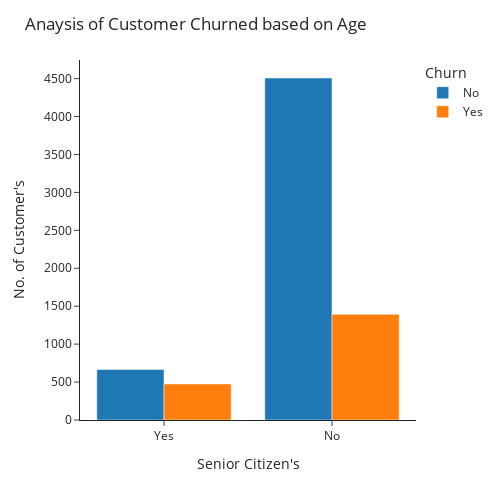

The code cell stored with this chart in its notebook:
### Markdown cell above
<font size=5><p style="color:purple"> Analysis of Churned Customer based on Age<font size=2>    
> <b><p style="color:#9C9DA1">Conclusion : </b>The no. of senior citizen churned are very high. Out of 666, 476 customer churned. According to analysis senior citizens are not satified by the services provided by company.

### Code cell
df = df.astype({'SeniorCitizen' : 'category'})

a = pd.DataFrame(df.groupby(['Churn', 'SeniorCitizen']).ID.count())
a.reset_index(inplace = True)
a.rename(columns = {'ID' : 'Count'}, inplace = True)

fig = px.bar(a, x = 'SeniorCitizen', color = 'Churn', y = 'Count', barmode="group", template='simple_white',
            category_orders={ # replaces default order by column name
                "SeniorCitizen": ["Yes", "No"]})

fig.update_layout(height = 500, width = 500,
                  title='Anaysis of Customer Churned based on Age',
                  xaxis_title = 'Senior Citizen\'s',
                  yaxis_title = 'No. of Customer\'s')

fig.update_traces(hovertemplate="<br>".join([
        "Senior Citizen : %{x}",
        "No. of Customers : %{y}"]))

fig.show()

### Figure 1 — Plotly figure (JSON) as saved in the notebook; plotly's stock layout.template omitted (floating-point values rounded to 4 significant figures)
{"data": [{"alignmentgroup": "True", "hovertemplate": "Senior Citizen : %{x}<br>No. of Customers : %{y}", "legendgroup": "No", "marker": {"color": "#1F77B4", "pattern": {"shape": ""}}, "name": "No", "offsetgroup": "No", "orientation": "v", "showlegend": true, "textposition": "auto", "type": "bar", "x": ["No", "Yes"], "xaxis": "x", "y": [4508, 666], "yaxis": "y"}, {"alignmentgroup": "True", "hovertemplate": "Senior Citizen : %{x}<br>No. of Customers : %{y}", "legendgroup": "Yes", "marker": {"color": "#FF7F0E", "pattern": {"shape": ""}}, "name": "Yes", "offsetgroup": "Yes", "orientation": "v", "showlegend": true, "textposition": "auto", "type": "bar", "x": ["No", "Yes"], "xaxis": "x", "y": [1393, 476], "yaxis": "y"}], "layout": {"barmode": "group", "height": 500, "legend": {"title": {"text": "Churn"}, "tracegroupgap": 0}, "margin": {"t": 60}, "title": {"text": "Anaysis of Customer Churned based on Age"}, "width": 500, "xaxis": {"anchor": "y", "categoryarray": ["Yes", "No"], "categoryorder": "array", "domain": [0, 1], "title": {"text": "Senior Citizen's"}}, "yaxis": {"anchor": "x", "domain": [0, 1], "title": {"text": "No. of Customer's"}}}}
